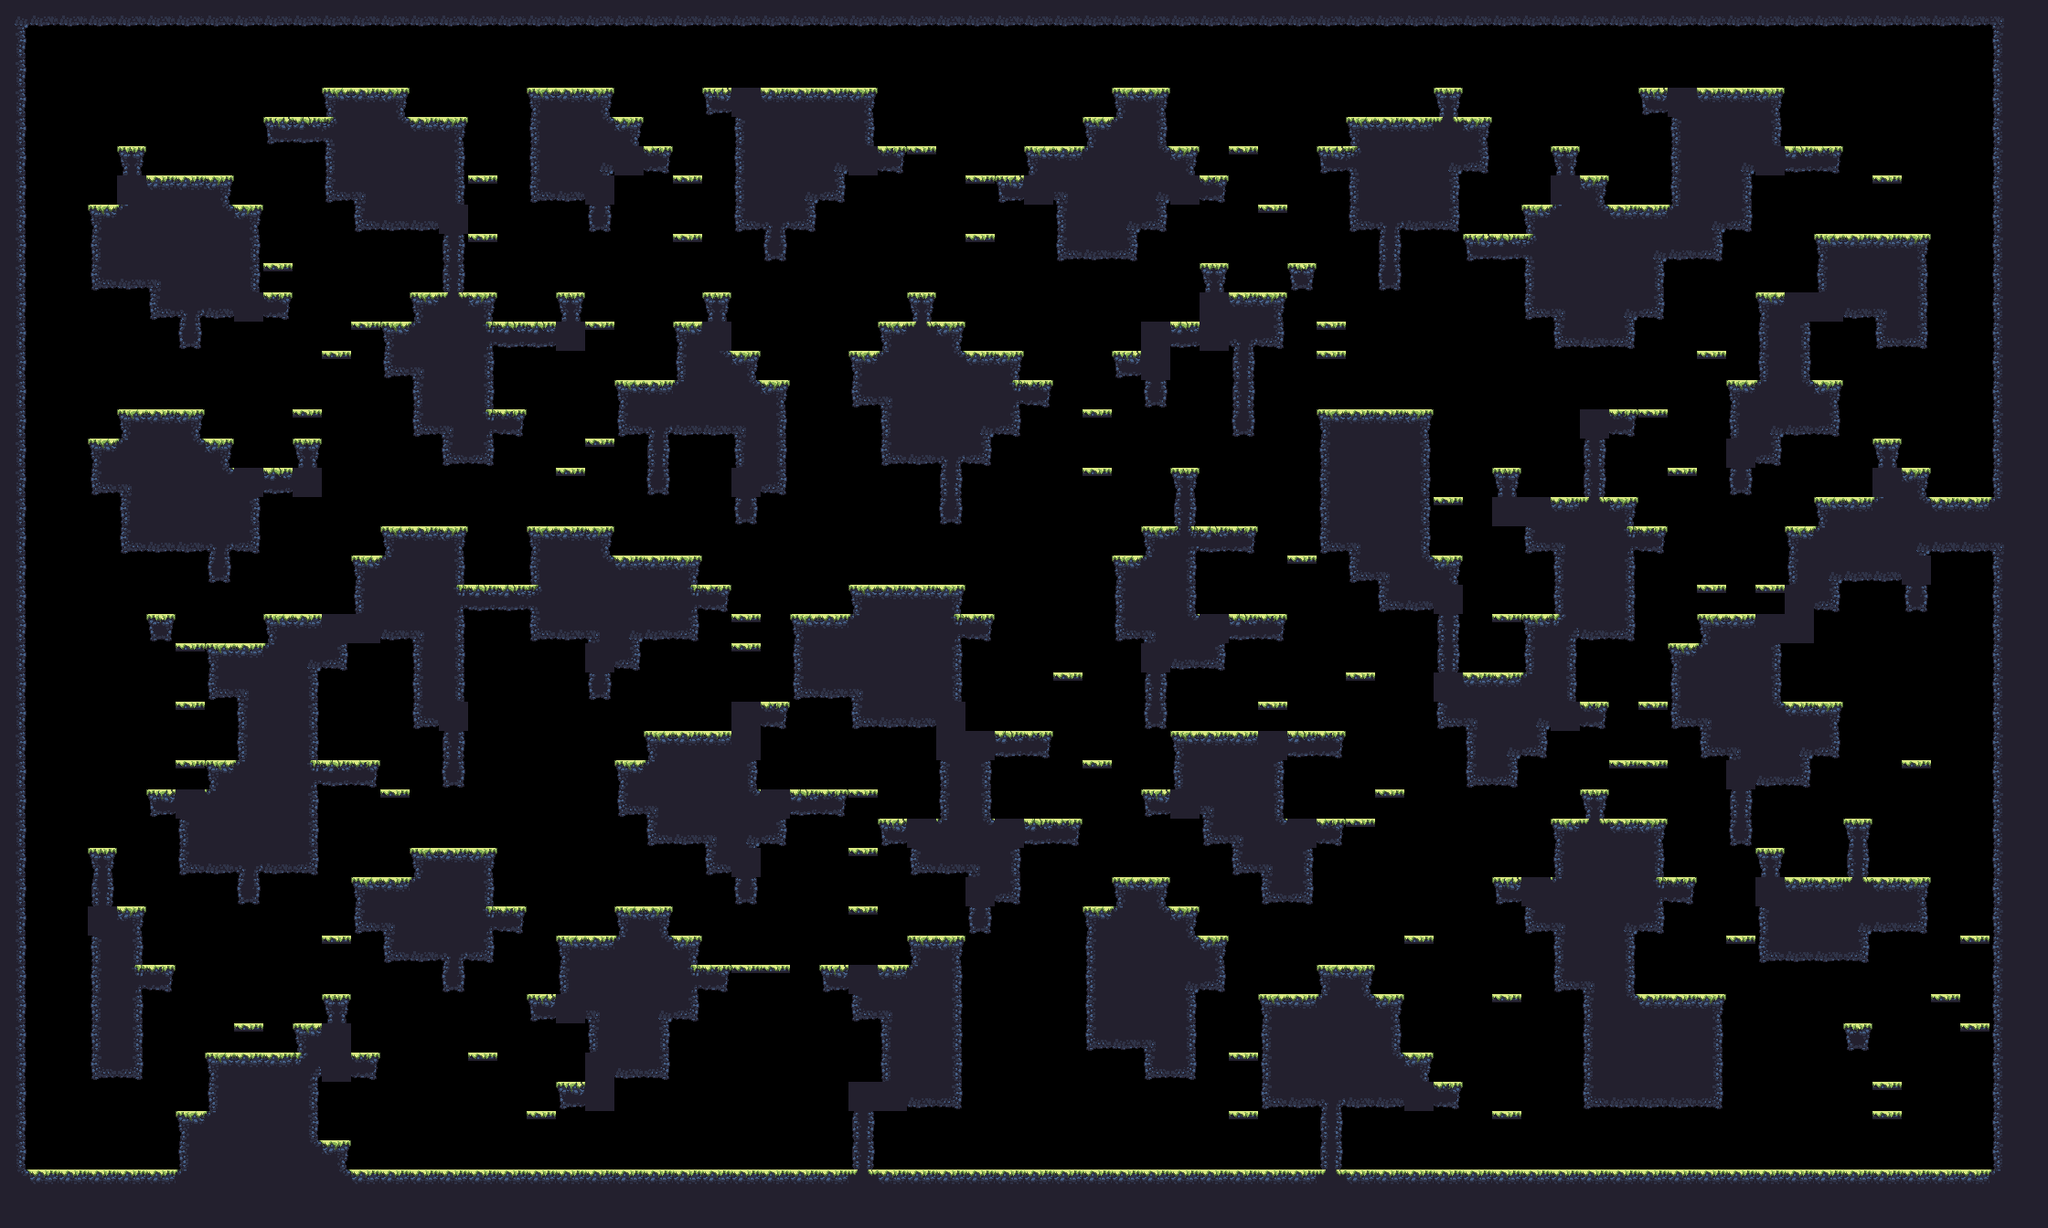

Rendered tile map (Tiled .tmx) drawn with the repository's tilesets; below, a short description and the map source with its tile grids summarised:
An orthogonal 70x42 tile map with 32x32 px tiles, 1 tile layer (main) and 17 objects (9x spawn, spawnPlayer0, spawnCrown0, spawnPlayer1, spawnCrown1, ...).

<map compressionlevel="0" height="42" infinite="0" nextlayerid="3" nextobjectid="4" orientation="orthogonal" renderorder="right-down" tiledversion="1.3.2" tileheight="32" tilewidth="32" version="1.2" width="70">
 <tileset firstgid="1" source="forest_summer_tile_set.tsx" />
 <layer height="42" id="1" name="main" width="70">
  <data>[2940 cells, 1307 non-empty, 27 distinct tile ids]</data>
 </layer>
 <objectgroup><object id="1" name="spawnPlayer0" x="192" y="144.0" /><object id="2" name="spawnCrown0" x="128" y="112.0" /><object id="3" name="spawnPlayer1" x="2112" y="208.0" /><object id="4" name="spawnCrown1" x="2080" y="208.0" /><object id="5" name="spawnPlayer2" x="64" y="1232.0" /><object id="6" name="spawnCrown2" x="96" y="1232.0" /><object id="7" name="spawnPlayer3" x="2112" y="1232.0" /><object id="8" name="spawnCrown3" x="2144" y="1232.0" /><object id="9" name="spawn" x="192" y="144.0" /><object id="10" name="spawn" x="544" y="272.0" /><object id="11" name="spawn" x="1216" y="560.0" /><object id="12" name="spawn" x="896" y="1232.0" /><object id="13" name="spawn" x="1344" y="528.0" /><object id="14" name="spawn" x="640" y="976.0" /><object id="15" name="spawn" x="2080" y="208.0" /><object id="16" name="spawn" x="1504" y="400.0" /><object id="17" name="spawn" x="832" y="720.0" /></objectgroup></map>
